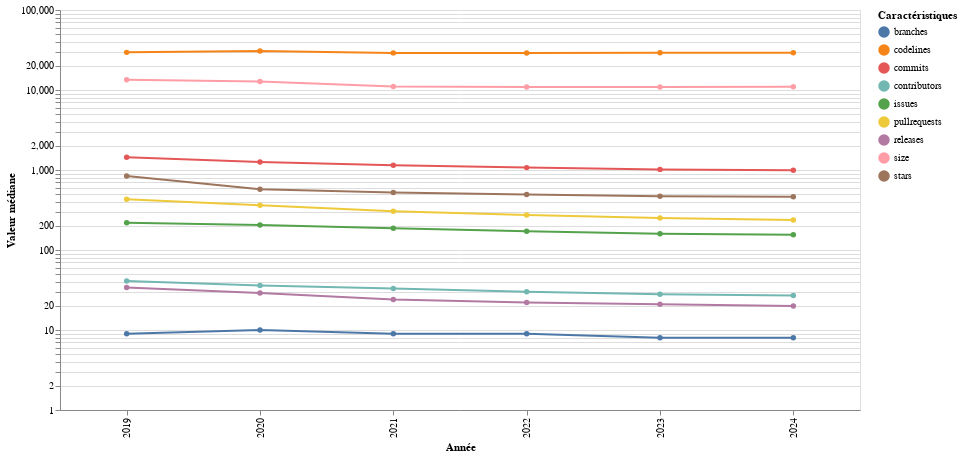

This figure's notebook cell:
### Markdown cell above
### Draw a line chart representing the evolution of the repositories characteristics over the years

### Code cell
data = []

for year, median_values in repositories_characteristics:
    for characteristic, value in median_values.items():
        data.append({
            'Year': year,
            'Characteristic': characteristic,
            'Value': value
        })

df_medians = pd.DataFrame(data)

chart = alt.Chart(df_medians).mark_line(point=True).encode(
    x=alt.X('Year:O', title="Année"),
    y=alt.Y('Value:Q', title="Valeur médiane", scale=alt.Scale(type='log')),
    color=alt.Color('Characteristic:N', title="Caractéristiques"),
    tooltip=['Year', 'Characteristic', 'Value']
).properties(
    width=800,
    height=400
).interactive()

chart.show()
chart.save("../out/charts/median_repo_carac.png")

### Figure 1 — Vega-Lite specification as saved in the notebook (floating-point values rounded to 4 significant figures)
{"config": {"view": {"continuousWidth": 300, "continuousHeight": 300}}, "data": {"name": "data-ea21e68f3bb020e390335d7d14f74cd9"}, "mark": {"type": "line", "point": true}, "encoding": {"color": {"field": "Characteristic", "title": "Caractéristiques", "type": "nominal"}, "tooltip": [{"field": "Year", "type": "quantitative"}, {"field": "Characteristic", "type": "nominal"}, {"field": "Value", "type": "quantitative"}], "x": {"field": "Year", "title": "Année", "type": "ordinal"}, "y": {"field": "Value", "scale": {"type": "log"}, "title": "Valeur médiane", "type": "quantitative"}}, "height": 400, "params": [{"name": "param_3", "select": {"type": "interval", "encodings": ["x", "y"]}, "bind": "scales"}], "width": 800, "$schema": "https://vega.github.io/schema/vega-lite/v5.20.1.json", "datasets": {"data-ea21e68f3bb020e390335d7d14f74cd9": [{"Year": 2019, "Characteristic": "commits", "Value": 1442.0}, {"Year": 2019, "Characteristic": "branches", "Value": 9.0}, {"Year": 2019, "Characteristic": "releases", "Value": 34.0}, {"Year": 2019, "Characteristic": "contributors", "Value": 41.0}, {"Year": 2019, "Characteristic": "stars", "Value": 844.0}, {"Year": 2019, "Characteristic": "issues", "Value": 218.5}, {"Year": 2019, "Characteristic": "pullrequests", "Value": 430.5}, {"Year": 2019, "Characteristic": "codelines", "Value": 29540.0}, {"Year": 2019, "Characteristic": "size", "Value": 13450.0}, {"Year": 2020, "Characteristic": "commits", "Value": 1258.0}, {"Year": 2020, "Characteristic": "branches", "Value": 10.0}, {"Year": 2020, "Characteristic": "releases", "Value": 29.0}, {"Year": 2020, "Characteristic": "contributors", "Value": 36.0}, {"Year": 2020, "Characteristic": "stars", "Value": 575.5}, {"Year": 2020, "Characteristic": "issues", "Value": 205.0}, {"Year": 2020, "Characteristic": "pullrequests", "Value": 363.5}, {"Year": 2020, "Characteristic": "codelines", "Value": 30790.0}, {"Year": 2020, "Characteristic": "size", "Value": 12780.0}, {"Year": 2021, "Characteristic": "commits", "Value": 1148.0}, {"Year": 2021, "Characteristic": "branches", "Value": 9.0}, {"Year": 2021, "Characteristic": "releases", "Value": 24.0}, {"Year": 2021, "Characteristic": "contributors", "Value": 33.0}, {"Year": 2021, "Characteristic": "stars", "Value": 524.0}, {"Year": 2021, "Characteristic": "issues", "Value": 187.0}, {"Year": 2021, "Characteristic": "pullrequests", "Value": 305.0}, {"Year": 2021, "Characteristic": "codelines", "Value": 29100.0}, {"Year": 2021, "Characteristic": "size", "Value": 11080.0}, {"Year": 2022, "Characteristic": "commits", "Value": 1071.0}, {"Year": 2022, "Characteristic": "branches", "Value": 9.0}, {"Year": 2022, "Characteristic": "releases", "Value": 22.0}, {"Year": 2022, "Characteristic": "contributors", "Value": 30.0}, {"Year": 2022, "Characteristic": "stars", "Value": 493.0}, {"Year": 2022, "Characteristic": "issues", "Value": 172.0}, {"Year": 2022, "Characteristic": "pullrequests", "Value": 274.0}, {"Year": 2022, "Characteristic": "codelines", "Value": 28940.0}, {"Year": 2022, "Characteristic": "size", "Value": 10870.0}, {"Year": 2023, "Characteristic": "commits", "Value": 1018.0}, {"Year": 2023, "Characteristic": "branches", "Value": 8.0}, {"Year": 2023, "Characteristic": "releases", "Value": 21.0}, {"Year": 2023, "Characteristic": "contributors", "Value": 28.0}, {"Year": 2023, "Characteristic": "stars", "Value": 471.0}, {"Year": 2023, "Characteristic": "issues", "Value": 160.0}, {"Year": 2023, "Characteristic": "pullrequests", "Value": 252.0}, {"Year": 2023, "Characteristic": "codelines", "Value": 29220.0}, {"Year": 2023, "Characteristic": "size", "Value": 10920.0}, {"Year": 2024, "Characteristic": "commits", "Value": 990.0}, {"Year": 2024, "Characteristic": "branches", "Value": 8.0}, {"Year": 2024, "Characteristic": "releases", "Value": 20.0}, {"Year": 2024, "Characteristic": "contributors", "Value": 27.0}, {"Year": 2024, "Characteristic": "stars", "Value": 464.0}, {"Year": 2024, "Characteristic": "issues", "Value": 155.0}, {"Year": 2024, "Characteristic": "pullrequests", "Value": 237.0}, {"Year": 2024, "Characteristic": "codelines", "Value": 29150.0}, {"Year": 2024, "Characteristic": "size", "Value": 11000.0}]}}
